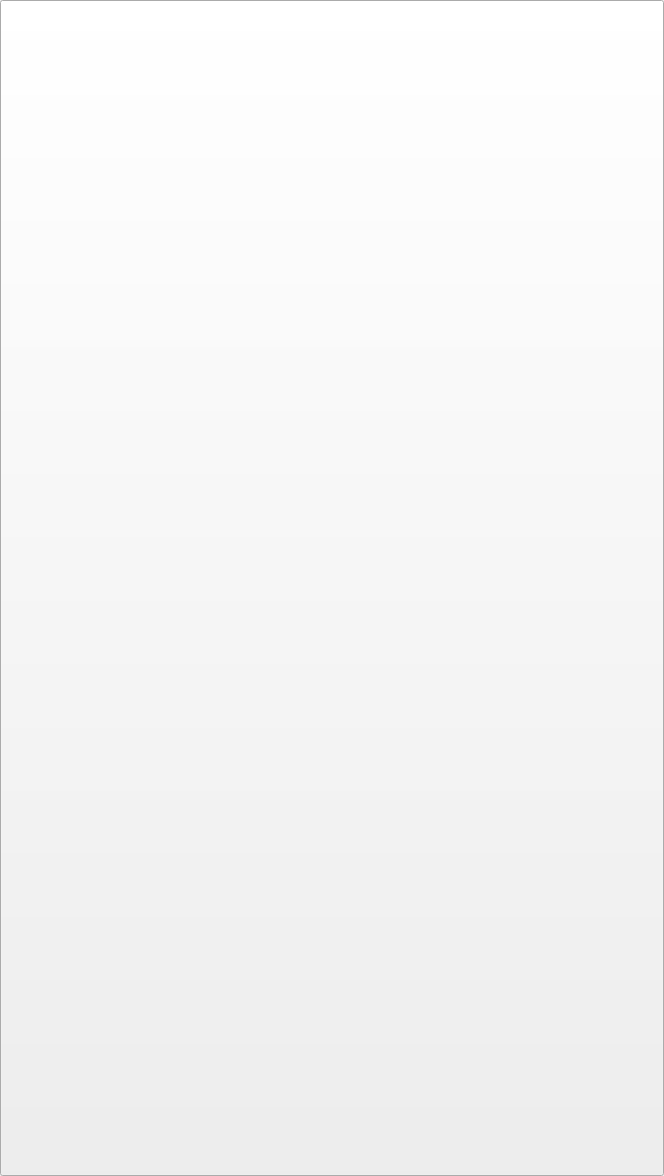
<?xml version="1.0" encoding="UTF-8"?>
<ui version="4.0">
 <class>Form</class>
 <widget class="QWidget" name="Form">
  <property name="geometry">
   <rect>
    <x>0</x>
    <y>0</y>
    <width>664</width>
    <height>1176</height>
   </rect>
  </property>
  <property name="windowTitle">
   <string>Form</string>
  </property>
  <widget class="QPushButton" name="ex_professional">
   <property name="geometry">
    <rect>
     <x>0</x>
     <y>0</y>
     <width>664</width>
     <height>1176</height>
    </rect>
   </property>
   <property name="styleSheet">
    <string notr="true">QPushButton {
	background-image : url(icon/professional_explain.png);
}</string>
   </property>
   <property name="text">
    <string/>
   </property>
  </widget>
 </widget>
 <resources>
  <include location="../../../../Python/Python37/Lib/site-packages/pyqt5_tools/Qt/bin/gui/practice_button.qrc"/>
  <include location="../../../../Python/Python37/Lib/site-packages/pyqt5_tools/Qt/bin/practice_button.qrc"/>
 </resources>
 <connections/>
</ui>
